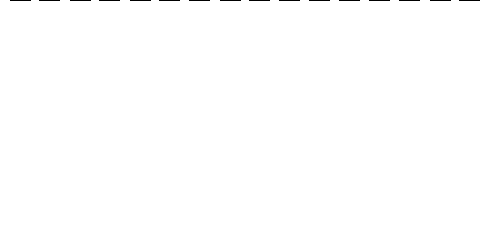
Frame 1 (no input)
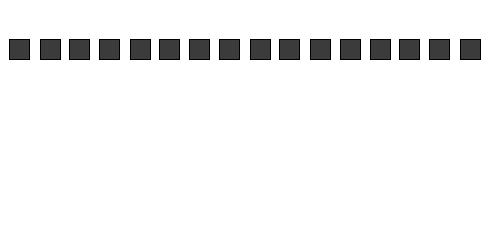
Frame 60 (the mouse pressed at the canvas centre just before this capture)
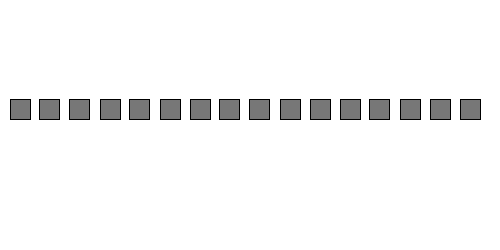
Frame 120 (the mouse held since frame 60 and released just before this capture)

The Processing sketch that drew these frames (run headless with seeded random() and noise(); from frame 60 on, the mouse is pressed at the canvas centre):

// Processing sketch: desafio_esparta
// ── desafio_esparta.pde
int posY, Tam, stepX, cor;


void setup() {
  stepX=30;
  Tam=20;
  posY = -Tam;
  cor=0;
  size(500, 250);
}
void draw() {

  background(255);
  fill(cor++);
  for (int i = Tam/2; i <= width - Tam; i = i + stepX) {
    rect(i + random(-1, 1), posY, Tam, Tam);
  }

  posY=posY+1; 
  if (posY > width) {
    posY = -Tam;
  }
}
